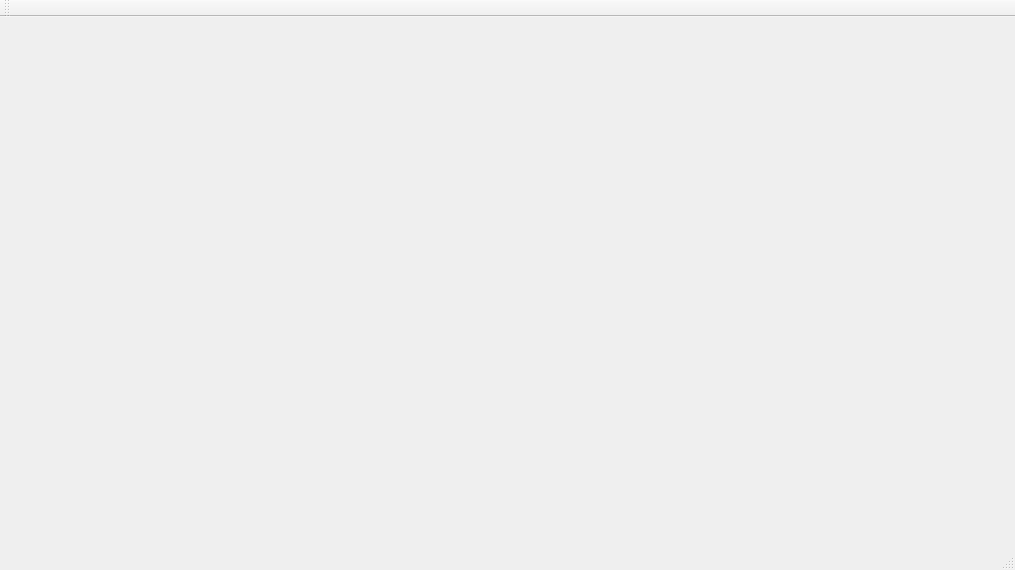
<?xml version="1.0" encoding="UTF-8"?>
<ui version="4.0">
 <class>MainWindow</class>
 <widget class="QMainWindow" name="MainWindow">
  <property name="geometry">
   <rect>
    <x>0</x>
    <y>0</y>
    <width>1015</width>
    <height>570</height>
   </rect>
  </property>
  <property name="windowTitle">
   <string>FormSeher</string>
  </property>
  <widget class="QWidget" name="centralWidget">
   <layout class="QHBoxLayout" name="horizontalLayout">
    <item>
     <widget class="formseher::AlgorithmControlWidget" name="algorithmControlWidget1" native="true"/>
    </item>
    <item>
     <widget class="formseher::AlgorithmControlWidget" name="algorithmControlWidget2" native="true"/>
    </item>
   </layout>
  </widget>
  <widget class="QMenuBar" name="menuBar">
   <property name="geometry">
    <rect>
     <x>0</x>
     <y>0</y>
     <width>1015</width>
     <height>19</height>
    </rect>
   </property>
  </widget>
  <widget class="QToolBar" name="mainToolBar">
   <attribute name="toolBarArea">
    <enum>TopToolBarArea</enum>
   </attribute>
   <attribute name="toolBarBreak">
    <bool>false</bool>
   </attribute>
  </widget>
  <widget class="QStatusBar" name="statusBar"/>
 </widget>
 <layoutdefault spacing="6" margin="11"/>
 <customwidgets>
  <customwidget>
   <class>formseher::AlgorithmControlWidget</class>
   <extends>QWidget</extends>
   <header>gui/algorithmcontrolwidget.h</header>
   <container>1</container>
  </customwidget>
 </customwidgets>
 <resources/>
 <connections/>
</ui>
